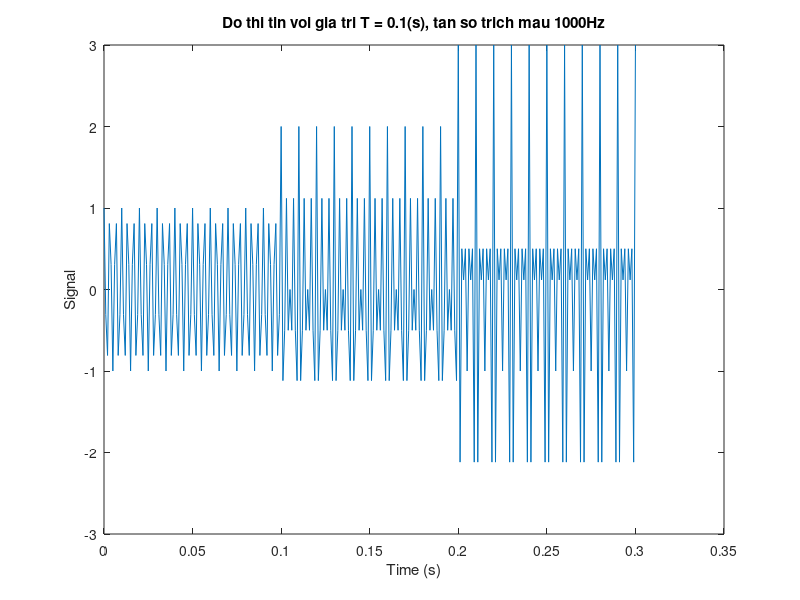

Here is the MATLAB script that generated this plot:
fs = 1000;
T = 0.1;
t = 0:1/fs:3*T;
x = zeros(size(t));
for i = 1:length(t)
    if (t(i)<T)
        x(i) = cos(300*2*pi*t(i));
    elseif t(i)<2*T
        x(i) = cos(300*2*pi*t(i))+cos(400*2*pi*t(i));
    else
        x(i) = cos(300*2*pi*t(i))+cos(400*2*pi*t(i))+cos(500*2*pi*t(i));
    end
end
plot(t,x);
title('Do thi tin voi gia tri T = 0.1(s), tan so trich mau 1000Hz')
xlabel('Time (s)');
ylabel('Signal');